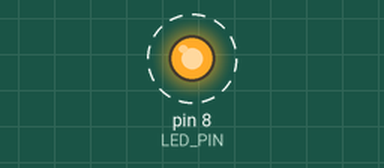
This sketch was run on a simulated Arduino Uno, built with avr-gcc and run on an emulated ATmega328P. On the bench: output pins drawn as LEDs (lit = HIGH). Dashed ring = blinking.

Above: at 0.2 s.
Timing chart, 0 to 3.0 s (numbered marks = the images above):
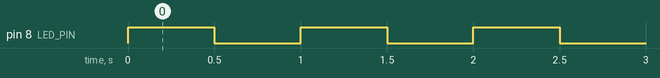

The sketch:

blink_test.ino
```cpp
#define LED_PIN 8     // LED branchée sur GPIO8
#define BLINK_DELAY 500  // Délai en ms (0,5s allumé, 0,5s éteint)

void setup() {
  pinMode(LED_PIN, OUTPUT);   // Définit GPIO8 en sortie
}

void loop() {
  digitalWrite(LED_PIN, HIGH);  // LED ON
  delay(BLINK_DELAY);           // Attend 500 ms
  digitalWrite(LED_PIN, LOW);   // LED OFF
  delay(BLINK_DELAY);           // Attend 500 ms
}
```

Measured:
- by itself, pin 8 (LED_PIN): alternates HIGH for 0.50 s and LOW for 0.50 s
